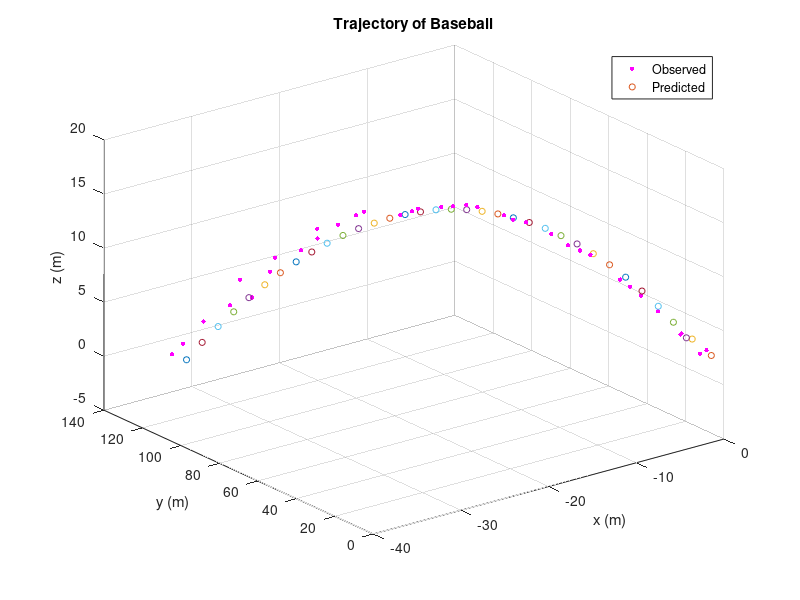

Write MATLAB code to recreate this figure. (Note: this script raises an error after producing the figure.)
clear all; close all;

data = importdata('homerun_data_HW4.txt');
% data(1,:) = [];
tspan = data(:, 1);
rho = data(:, 2)/3.281; % in m
alpha = data(:, 3)*pi/180; % in rad
beta = data(:, 4)*pi/180; % in rad
g = 9.81;
store_x = [];

% Visualizing data
figure(1)
[plotx ploty plotz] = sph2cart(alpha, beta, rho);
scatter3(plotx, ploty, plotz, 10, 'm', 'filled')

% Initial Conditions
x_(:,1) = [0.4921 0.4921 2.0013 -26.2467 114.3051 65.9941]'/3.281;  
% x_(:,1) = [-0.6562; 0.9843; 1.4764;  -32.8084; 119.6219; 55.7806]/3.281;

P = diag([4 4 4 0.1 0.1 0.1])/3.281^2;
R = [(1.524)^2 0 0;
     0 (0.1*pi/180)^2 0;
     0 0 (0.1*pi/180)^2];      %the error covariance constant to be used

for i =2:length(rho)
  % Observed
  y_obs(:,i) = [rho(i); alpha(i); beta(i)];% + randn*sigmaw;

  dt = 0.1;
  Phi = [1 0 0 dt 0 0;
         0 1 0 0 dt 0;
         0 0 1 0 0 dt;
         0 0 0 1 0 0;
         0 0 0 0 1 0;
         0 0 0 0 0 1];
        
  % Compute nominal trajectory
  B = [0; 0; -1/2*dt^2; 0; 0; -dt];
  x_(:,i) = Phi * x_(:, i-1) + B * g;
  
  % Assembling y_computed
  X_ = x_(1,end);
  Y_ = x_(2,end);
  Z_ = x_(3,end);
  rho_ = sqrt(X_^2 + Y_^2 + Z_^2);
  alpha_ = atan2(Y_, X_);
  beta_ = atan2(Z_, sqrt(X_^2 + Y_^2));
  
  y_comp(:,i) = [rho_; alpha_; beta_];

  % Propagation of state covariance
  P = Phi*P*Phi'; % Add Q here to improve tracking

  % Computing H using y_comp
  H = [X_/rho_ Y_/rho_ Z_/rho_ 0 0 0;
       (-Y_/X_^2)/(1 + (Y_/X_)^2) (1/X_)/(1+(Y_/X_)^2) 0 0 0 0;
       ((-X_*Z_)/(X_^2 + Y_^2)^(3/2))/(1+(Z_^2)/(X_^2 + Y_^2)) ((-Y_*Z_)/(X_^2 + Y_^2)^(3/2))/(1 + (Z_^2)/(X_^2 + Y_^2)) ((1)/(X_^2 + Y_^2)^(1/2))/(1 + (Z_^2)/(X_^2 + Y_^2)) 0 0 0];
  % Kalman gain
  K = P*H'*inv(H*P*H'+R);
  % Measurement update
  x_(:,i) = x_(:,i) + K * (y_obs(:,i) - y_comp(:,i));
  P = (eye(6)-K*H)*P;
  
  store_x = [store_x x_(:, i)];

  figure(1)
  hold on
  scatter3(X_, Y_, Z_, 20, 'black')
end

xlabel('x (m)')
ylabel('y (m)')
zlabel('z (m)')
title('Trajectory of Baseball')
legend('Observed', 'Predicted', 'Location', 'best')
hold off;

writematrix(x_, 'baseball_kf.csv')